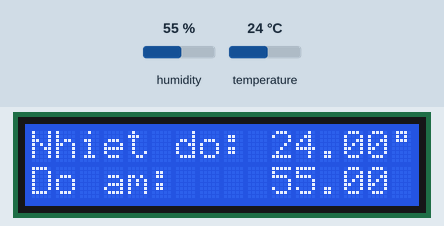
Recording of a sketch running on a simulated ESP32. Shown: 16×2 character LCD. Inputs (shaded band) come from the test bench; at power-on: humidity 55 %, temperature 24 °C.

Above: at 3.2 s.
3.3 s: humidity set to 22 %
At 5.1 s:
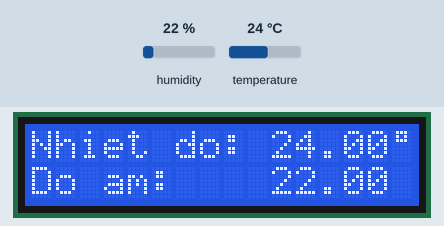
6.0 s: temperature set to 12 °C
At 7.1 s:
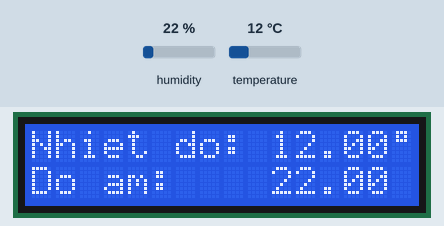
8.7 s: humidity set to 40 %
At 11.2 s:
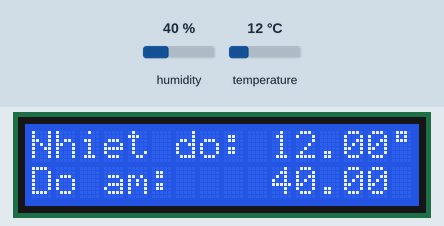
11.8 s: temperature set to 19 °C
At 13.2 s:
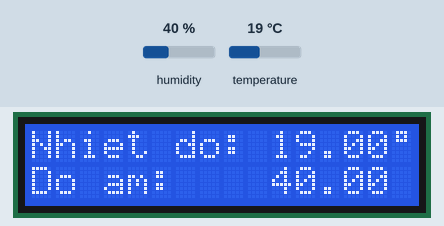
Timing chart, 0 to 14.8 s (numbered marks = the images above; inputs shaded):
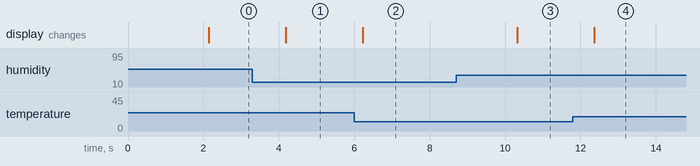

The sketch:

lcd_disp_temp.ino
```cpp
#include <DHT.h>
#include <Wire.h>
#include <LiquidCrystal_I2C.h>

// ==================== CHANGE THIS ====================
LiquidCrystal_I2C lcd(0x27, 16, 2);   // ← Change 0x27 to your LCD address (usually 0x27 or 0x3F)
// =====================================================

const int DHTPIN = 14;
const int DHTTYPE = DHT11;

DHT dht(DHTPIN, DHTTYPE);

// Custom degree symbol
byte degree[8] = {
  0B01110,
  0B01010,
  0B01110,
  0B00000,
  0B00000,
  0B00000,
  0B00000,
  0B00000
};

void setup() {
  Wire.begin(4, 5);           // SDA = GPIO4 (D2), SCL = GPIO5 (D1)
  lcd.init();
  lcd.backlight();

  lcd.setCursor(0, 0);
  lcd.print("Nhiet do: ");
  lcd.setCursor(0, 1);
  lcd.print("Do am:   ");

  lcd.createChar(1, degree);
  dht.begin();

  delay(2000);                // Wait for sensor to stabilize
}

void loop() {
  float h = dht.readHumidity();
  float t = dht.readTemperature();

  if (isnan(t) || isnan(h)) {
    lcd.setCursor(0, 0);
    lcd.print("Sensor Error!   ");
    lcd.setCursor(0, 1);
    lcd.print("Check wiring    ");
    delay(2000);
    return;
  }

  // Display Temperature
  lcd.setCursor(10, 0);
  lcd.print("    ");           // Clear old value
  lcd.setCursor(10, 0);
  lcd.print(round(t));
  lcd.write(1);                // Degree symbol
  lcd.print("C");

  // Display Humidity
  lcd.setCursor(10, 1);
  lcd.print("    ");           // Clear old value
  lcd.setCursor(10, 1);
  lcd.print(round(h));
  lcd.print(" %");

  delay(2000);                 // DHT11 needs time between readings
}
```

Measured:
- after the input at 3.3 s, the display: changes after 0.88 s (image 1)
- after the input at 6.0 s, the display: changes after 0.23 s (image 2)
- after the input at 8.7 s, the display: changes after 1.6 s (image 3)
- after the input at 11.8 s, the display: changes after 0.57 s (image 4)
